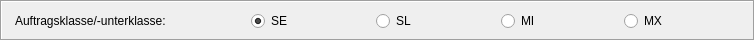
        <widget class="QFrame" name="frame_3">
         <property name="minimumSize">
          <size>
           <width>0</width>
           <height>40</height>
          </size>
         </property>
         <property name="frameShape">
          <enum>QFrame::Box</enum>
         </property>
         <property name="frameShadow">
          <enum>QFrame::Sunken</enum>
         </property>
         <widget class="QWidget" name="layoutWidget">
          <property name="geometry">
           <rect>
            <x>15</x>
            <y>10</y>
            <width>731</width>
            <height>22</height>
           </rect>
          </property>
          <layout class="QHBoxLayout" name="horizontalLayout">
           <item>
            <widget class="QLabel" name="label_7">
             <property name="text">
              <string>Auftragsklasse/-unterklasse:</string>
             </property>
             <property name="textFormat">
              <enum>Qt::RichText</enum>
             </property>
            </widget>
           </item>
           <item>
            <spacer name="horizontalSpacer">
             <property name="orientation">
              <enum>Qt::Horizontal</enum>
             </property>
             <property name="sizeHint" stdset="0">
              <size>
               <width>40</width>
               <height>20</height>
              </size>
             </property>
            </spacer>
           </item>
           <item>
            <widget class="QRadioButton" name="radio_SE">
             <property name="text">
              <string>SE</string>
             </property>
             <property name="checked">
              <bool>true</bool>
             </property>
            </widget>
           </item>
           <item>
            <spacer name="horizontalSpacer_2">
             <property name="orientation">
              <enum>Qt::Horizontal</enum>
             </property>
             <property name="sizeHint" stdset="0">
              <size>
               <width>40</width>
               <height>20</height>
              </size>
             </property>
            </spacer>
           </item>
           <item>
            <widget class="QRadioButton" name="radio_SL">
             <property name="text">
              <string>SL</string>
             </property>
            </widget>
           </item>
           <item>
            <spacer name="horizontalSpacer_3">
             <property name="orientation">
              <enum>Qt::Horizontal</enum>
             </property>
             <property name="sizeHint" stdset="0">
              <size>
               <width>40</width>
               <height>20</height>
              </size>
             </property>
            </spacer>
           </item>
           <item>
            <widget class="QRadioButton" name="radio_MI">
             <property name="text">
              <string>MI</string>
             </property>
            </widget>
           </item>
           <item>
            <spacer name="horizontalSpacer_4">
             <property name="orientation">
              <enum>Qt::Horizontal</enum>
             </property>
             <property name="sizeHint" stdset="0">
              <size>
               <width>40</width>
               <height>20</height>
              </size>
             </property>
            </spacer>
           </item>
           <item>
            <widget class="QRadioButton" name="radio_MX">
             <property name="text">
              <string>MX</string>
             </property>
            </widget>
           </item>
           <item>
            <spacer name="horizontalSpacer_5">
             <property name="orientation">
              <enum>Qt::Horizontal</enum>
             </property>
             <property name="sizeHint" stdset="0">
              <size>
               <width>40</width>
               <height>20</height>
              </size>
             </property>
            </spacer>
           </item>
          </layout>
         </widget>
        </widget>
